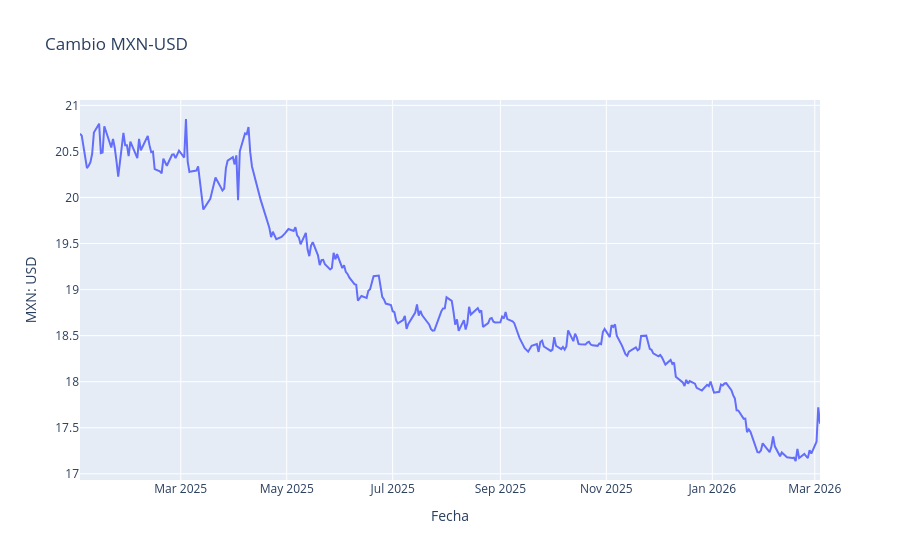

Notebook cell for this chart:
### Markdown cell above
Debido a que el cambio de MXN a USD es bastante variable, decidimos filtrar el dataset. Nuestro objetivo es predecir la semana del 04/mar/2026 al 13/mar/2026, tomaremos exclusivamente los **datos del año 2025**.

### Code cell
# Filter dataset
df = df.loc['2025-01-01':]

# Visualize series
fig = go.Figure()
fig.add_trace(go.Scatter(x=df.index, y=df.Valor, mode='lines', name='MXN: USD'))

fig.update_layout(
    title='Cambio MXN-USD',
    xaxis_title='Fecha',
    yaxis_title='MXN: USD'
)
fig.show()

### Figure 1 — Plotly figure (JSON) as saved in the notebook; plotly's stock layout.template omitted (floating-point values rounded to 4 significant figures; data arrays with more than 128 entries replaced by an {"elided": "..."} marker saying what was removed)
{"data": [{"mode": "lines", "name": "MXN: USD", "type": "scatter", "x": {"elided": "294 str values"}, "y": {"elided": "294 float values"}}], "layout": {"title": {"text": "Cambio MXN-USD"}, "xaxis": {"title": {"text": "Fecha"}}, "yaxis": {"title": {"text": "MXN: USD"}}}}
